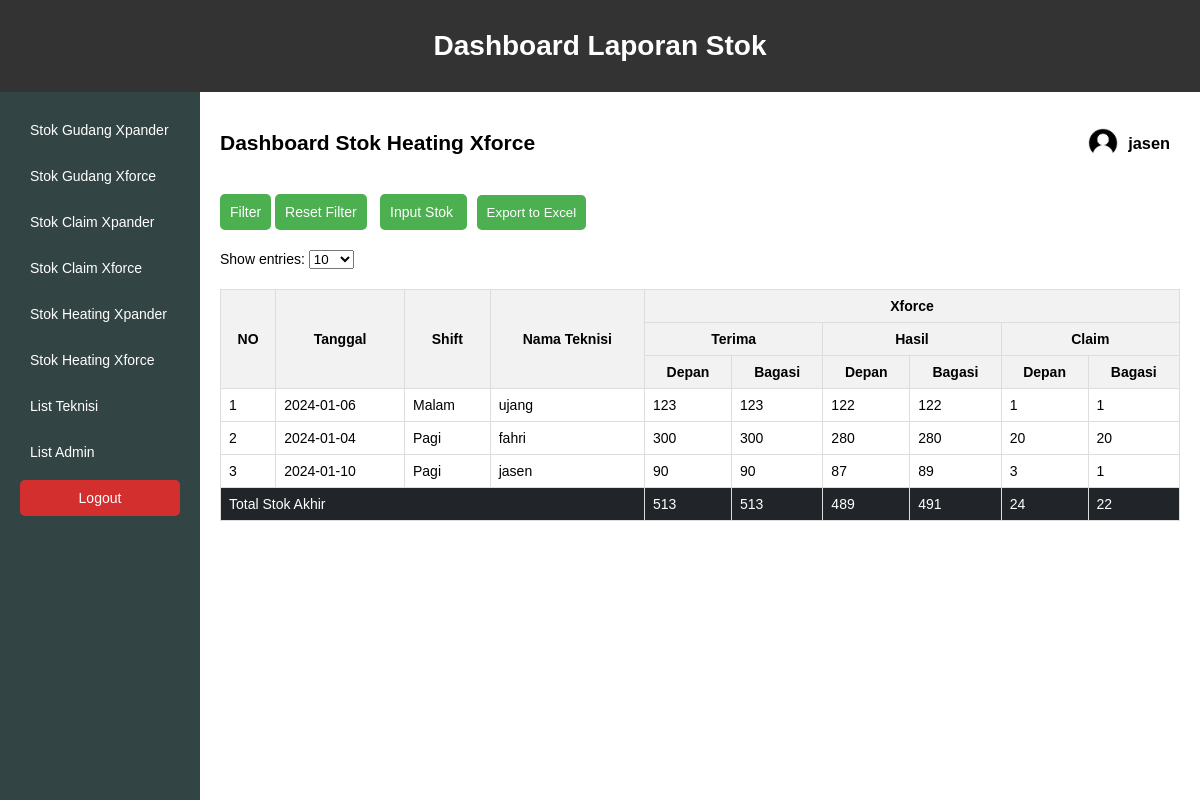
/stok_ht_xforce.php (signed in), run on the app's committed database.
### tables this page shows
CREATE TABLE `ht_xforce` (
  `id_htxf` int(5) NOT NULL,
  `tanggal` date NOT NULL,
  `shift` varchar(20) NOT NULL,
  `nama_teknisi` varchar(20) NOT NULL,
  `tdp` int(11) NOT NULL,
  `tbg` int(11) NOT NULL,
  `hdp` int(11) NOT NULL,
  `hbg` int(11) NOT NULL,
  `cdp` int(11) NOT NULL,
  `cbg` int(11) NOT NULL
);

### stok_ht_xforce.php (the view, shortened to what this page needs)
<?php
$userName = $_SESSION['username'];
?>
<!DOCTYPE html>
<html lang="en">
<head>
</head>
<body>
<div class="header">
    <h1>Dashboard Laporan Stok</h1>
</div>
<div class="container">
        <div class="sidebar">
            <div class="menu">
                <a href="stok_mt_xpander.php?produk=xpander&jenis=bahan_mentah">Stok Gudang Xpander</a>
                <a href="stok_mt_xforce.php?produk=xforce&jenis=bahan_mentah">Stok Gudang Xforce</a>
                <a href="stok_claim_xpander.php">Stok Claim Xpander</a>
                <a href="stok_claim_xforce.php">Stok Claim Xforce</a>
                <a href="stok_ht_xpander.php?produk=xpander&jenis=heating">Stok Heating Xpander</a>
                <a href="stok_ht_xforce.php?produk=xforce&jenis=heating">Stok Heating Xforce</a>
                <a href="list_teknisi.php">List Teknisi</a>
                <a href="list_admin.php">List Admin</a>
            </div>
            <div class="logout">
                <a href="logout.php">Logout</a>
            </div>
        </div>
<div class="content">
    <div class="inner-header">
<div>
     <h2>Dashboard Stok Heating Xforce </h2>
	 </div>
	 <div class="inner-header">
        <h3><img style="max-width:30px; "src="asset/image/profile1.png"><?php echo $userName; ?></h3>
    </div>
	  </div>
	<div class="button-container">
	<a href="javascript:void(0);" onclick="toggleFilterForm()">Filter</a>
		<a href="stok_ht_xforce.php"style="margin-right:1%;">Reset Filter</a>
        <a href="input_ht_xforce.php"style="margin-right:1%;">Input Stok </a>
		<button onclick="exportToExcel()">Export to Excel</button>
    </div>
	<div class="button-container">
        <label for="showEntriesSelect">Show entries:</label>
        <select id="showEntriesSelect" onchange="showEntries()">
            <option value="10">10</option>
        </select>
    </div>
    <table>
        <thead>
            <tr>
                <th rowspan="3">NO</th>
				<th rowspan="3">Tanggal</th>
                <th rowspan="3">Shift</th>
                <th rowspan="3">Nama Teknisi</th>
				<th colspan="6">Xforce</th>
			</tr>
			<tr>
				<th colspan="2">Terima</th>
				<th colspan="2">Hasil</th>
                <th colspan="2">Claim</th>
			</tr>
			<tr>
				<th colspan="1">Depan</th>
				<th colspan="1">Bagasi</th>
				<th colspan="1">Depan</th>
				<th colspan="1">Bagasi</th>
				<th colspan="1">Depan</th>
				<th colspan="1">Bagasi</th>
			</tr>
        </thead>
        <tbody>
            <?php
			$no = 1;
                include 'koneksi.php';
				$totalTerimaDepan = 0;
				$totalTerimaBagasi = 0;
				$totalHasilDepan = 0;
				$totalHasilBagasi = 0;
				$totalClaimDepan = 0;
				$totalClaimBagasi = 0;
                $sql = "SELECT * FROM ht_xforce";
                $result = mysqli_query($koneksi, $sql);
                if (mysqli_num_rows($result) > 0) {
                    while($row = mysqli_fetch_assoc($result)) {
                         echo "<tr>";
						echo "<td>" . $no . "</td>";
                        echo "<td>" . $row["tanggal"] . "</td>";
						echo "<td>" . $row["shift"] . "</td>";
						echo "<td>" . $row["nama_teknisi"] . "</td>";
                        echo "<td>" . $row["tdp"] . "</td>";
                        echo "<td>" . $row["tbg"] . "</td>";
                        echo "<td>" . $row["hdp"] . "</td>";
						echo "<td>" . $row["hbg"] . "</td>";
						echo "<td>" . $row["cdp"] . "</td>";
                        echo "<td>" . $row["cbg"] . "</td>";
					$totalTerimaDepan += $row["tdp"];
                    $totalTerimaBagasi += $row["tbg"];
                    $totalHasilDepan += $row["hdp"];
                    $totalHasilBagasi += $row["hbg"];
                    $totalClaimDepan += $row["cdp"];
                    $totalClaimBagasi += $row["cbg"];
                        echo "</tr>";
						$no++;
                    }
                } else {
                    echo "<tr><td colspan='5'>Tidak ada data</td></tr>";
                }
            ?>
        </tbody>
		<tfoot>
            <tr>
                <td colspan='4'>Total Stok Akhir</td>
                <td><?php echo $totalTerimaDepan; ?></td>
                <td><?php echo $totalTerimaBagasi; ?></td>
                <td><?php echo $totalHasilDepan; ?></td>
                <td><?php echo $totalHasilBagasi; ?></td>
                <td><?php echo $totalClaimDepan; ?></td>
                <td><?php echo $totalClaimBagasi; ?></td>
            </tr>
        </tfoot>
    </table>
	</div>
</body>
</html>

### stok_ht_xforce.php (style rules this page uses)
body { font-family: Arial, sans-serif; margin: 20px; }
table { width: 100%; border-collapse: collapse; margin-top: 20px; }
th, td { border: 1px solid #ddd; padding: 8px; text-align: left; }
th { background-color: #f2f2f2; text-align: center; }
.button-container { margin-top: 20px; }
.button-container a, .button-container button { padding: 10px; background-color: #4CAF50; color: white; text-decoration: none; border: none; border-radius: 5px; cursor: pointer; }
table tfoot tr:last-child { background-color: #212529; color: white; }
body { font-family: Arial, sans-serif; margin: 0; font-size: 14px; display: flex; flex-direction: column; min-height: 100vh; background-color: #f4f4f4; }
h1 { text-align: center; margin: 20px 0; }
.container { display: flex; flex: 1; }
.sidebar { background-color: #344; padding: 20px; min-width: 200px; box-sizing: border-box; color: white; }
.header { background-color: #333; padding: 10px; min-width: 200px; box-sizing: border-box; color: white; }
.menu a { text-decoration: none; padding: 10px; color: white; border-radius: 5px; margin-bottom: 10px; display: block; transition: background-color 0.3s; }
.logout { text-align: center; margin-top: auto; }
.logout a { text-decoration: none; padding: 10px; background-color: #d32f2f; color: white; border-radius: 5px; display: block; transition: background-color 0.3s; }
.content { padding: 20px; flex: 1; background-color: white; }
.inner-header { display: flex; justify-content: space-between; align-items: center; }
.inner-header { background-color: #fff; box-sizing: border-box; color: #000; }
.inner-header h2, .inner-header h3, .inner-header h3 img { margin-right: 10px; }
.inner-header h3 { display: flex; align-items: center; }
.inner-header h3 img { margin-right: 10px; }

### data on the page
ht_xforce: tanggal "2024-01-06", shift "Malam", nama_teknisi "ujang", tdp "123", tbg "123", hdp "122", hbg "122", cdp "1", cbg "1"
ht_xforce: tanggal "2024-01-04", shift "Pagi", nama_teknisi "fahri", tdp "300", tbg "300", hdp "280", hbg "280", cdp "20", cbg "20"
ht_xforce: tanggal "2024-01-10", shift "Pagi", nama_teknisi "jasen", tdp "90", tbg "90", hdp "87", hbg "89", cdp "3", cbg "1"

### other printed values
$userName "jasen"
$totalTerimaDepan "513"
$totalTerimaBagasi "513"
$totalHasilDepan "489"
$totalHasilBagasi "491"
$totalClaimDepan "24"
$totalClaimBagasi "22"
